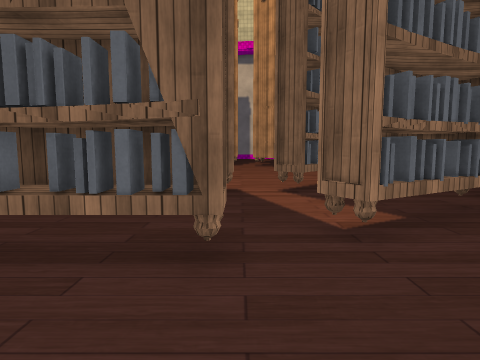
[1] (above)

24 first-person views from a walk through a scene from a Unity 3-D project. The camera is 1.4 m above the floor, tilts 6° down and sees 75° across. The floor is counted in squares, 1 m on a side. Each view is taken from the middle of a square. On the plan, view 1 faces up. The plan holds only what a view shows up to about 14 squares ahead; the rest is blank. The place goes on beyond the plan. The player is left out. Some surface patterns are stand-ins.

[2]
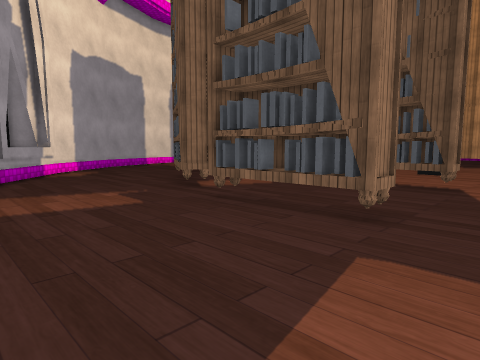

[3]
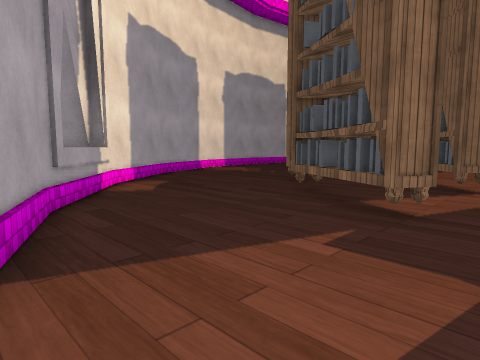

[4]
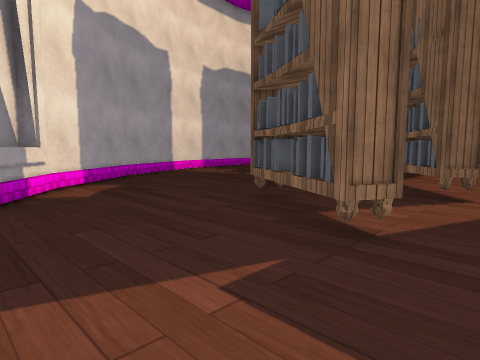

[5]
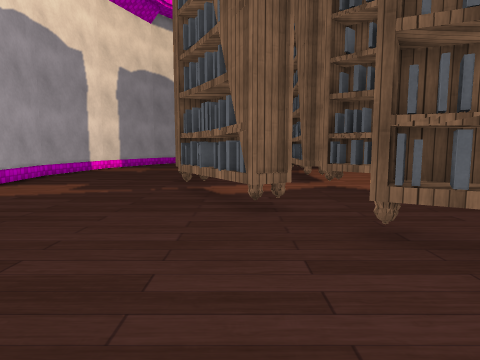

[6]
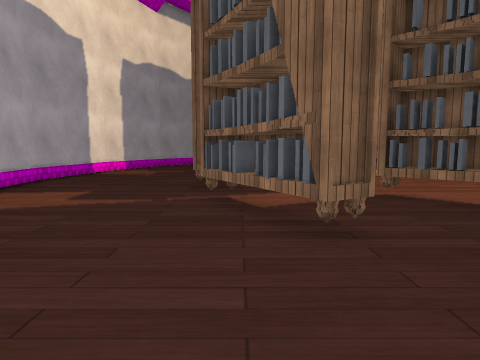

[7]
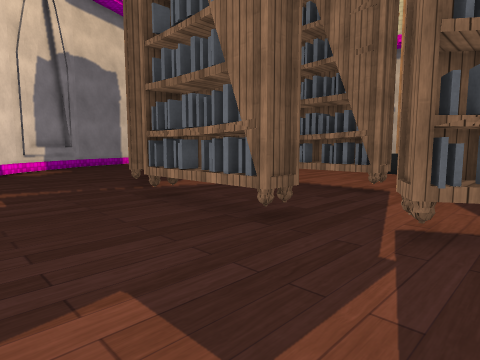

[8]
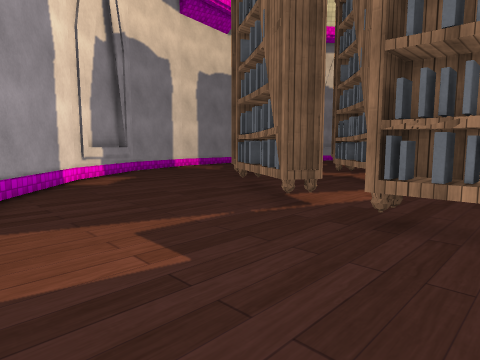

[9]
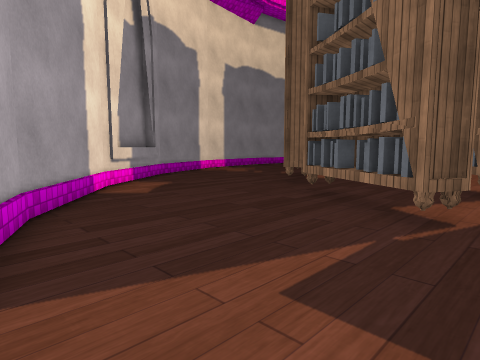

[10]
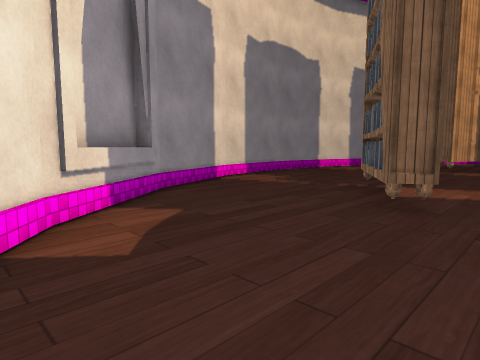

[11]
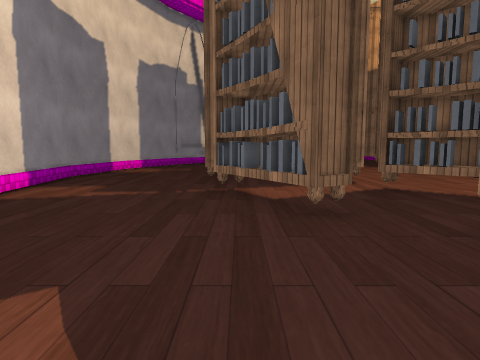

[12]
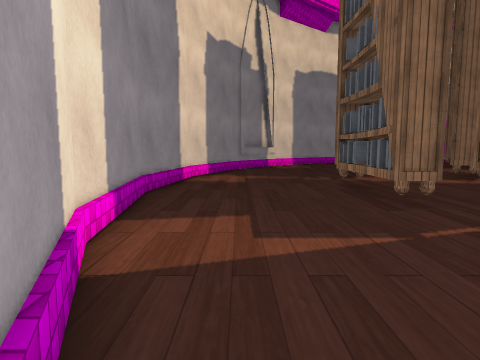

[13]
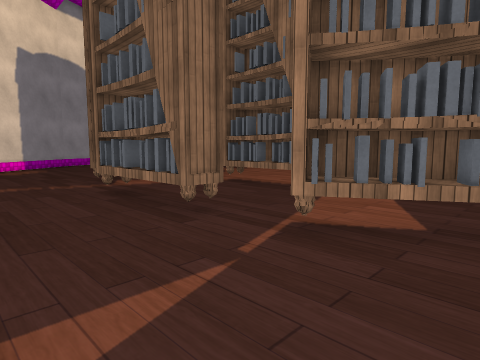

[14]
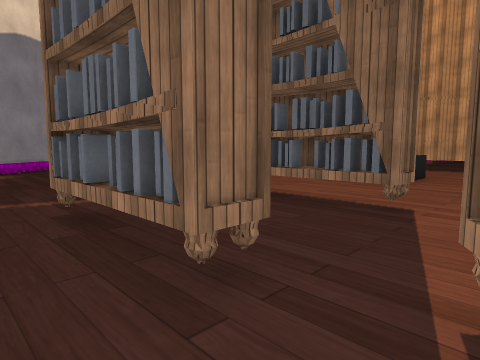

[15]
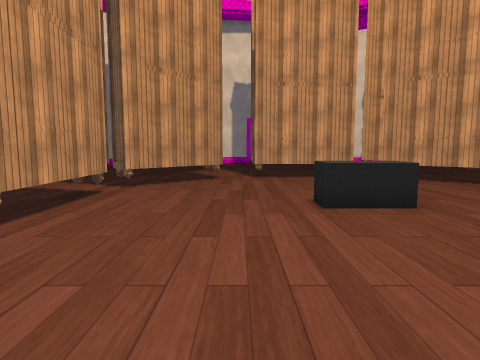

[16]
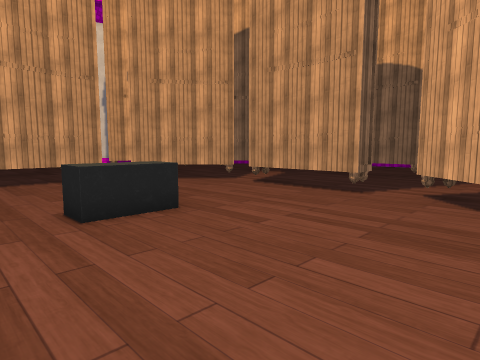

[17]
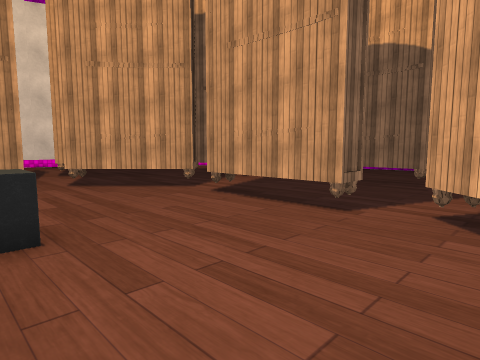

[18]
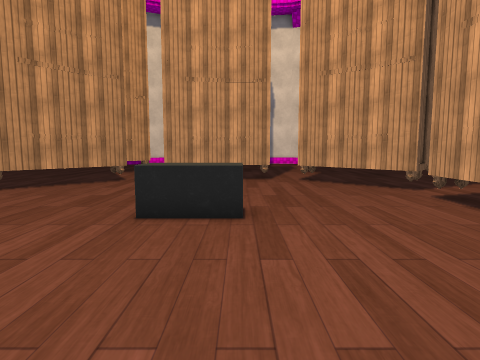

[19]
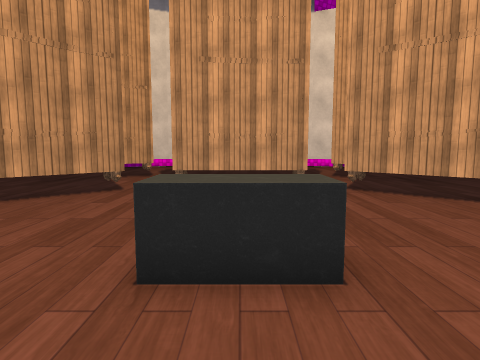

[20]
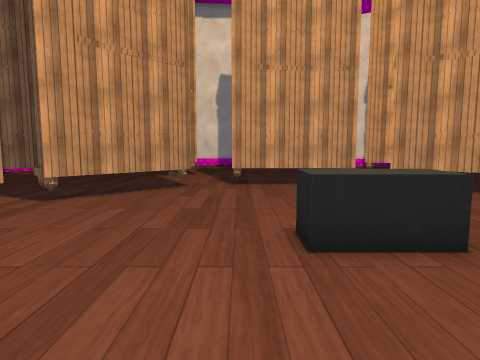

[21]
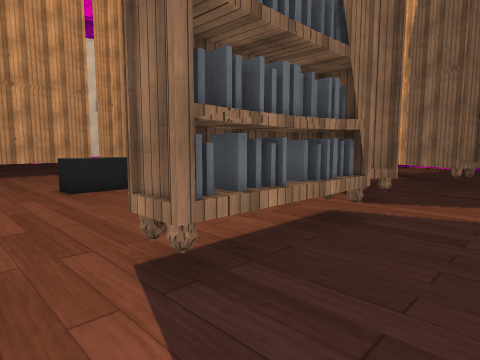

[22]
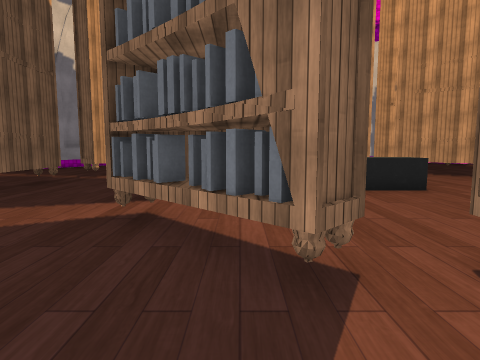

[23]
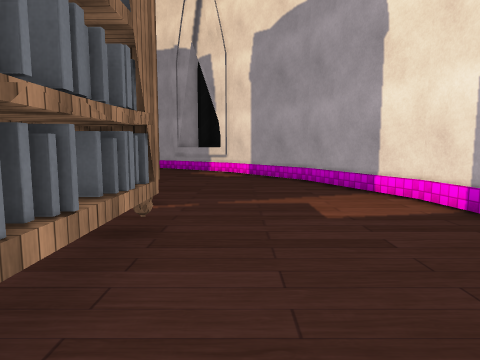

[24]
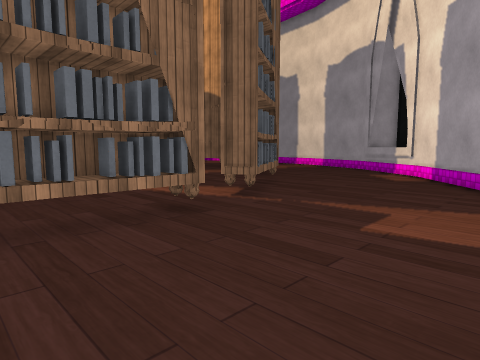

### Floor plan
Key: @ floor where view 1 was taken; # wall or solid block; . floor; = window, fence, low wall or low ledge; ^ raised ledge; B books; K bookshelf; O other object.
Columns run from 21 left of view 1 to 5 right of it. Each row starts with its distance up from view 1.
 37               ##########
 36            ####........#
 35         ####............
 34        ##...............
 33      ###................
 32      ##....................
 31    ###.....................
 30    #..........K.KBOBBK.K...
 29   ##........BBB..KKKK..
 28  ##........BBK..........K
 27  #........KB..............
 26  #.........................
 25  .......BK......KBOBOK.K...
 24  ......KOK...BBK.KKKK.K  ..
 23 .......OK...BBK........K
 22 ......BB...BBK..........K
 21 .......K...BK............K.
 20 ...........................
 19 .....KB....B..............
 18 ......B....B......OO......
 17 .....KB....B......OO  ....
 16 .....KB....B......OO......
 15 ......B....B..............
 14 ..........................
 13 .......K...BK............
 12 ......BB...BBK..........
 11 .......OK...BOK..KKKK..B ..
 10 #......BO....BOKK  OBKKO...
  9 #.......BK....K............
  8 ##........................K
  7  #........BB.............K
  6  ##........BBK.........KBBO
  5   ##........BBB.......KBB.
  4    #..........K.KBBBBK...
  3     #....................
  2     ###.................
  1     ^ #=................
  0        ^#............@..
 -1         ####...........
 -2                 .  ... .

Where each view was taken, in squares from view 1:
view 1: 0 up, 0 right, facing up
view 2: 2 down, 2 right, facing up-left
view 3: 2 down, 5 left, facing up-left
view 4: 0 up, 5 left, facing up-left
view 5: 2 up, 13 left, facing up
view 6: 4 up, 14 left, facing up
view 7: 11 up, 20 left, facing up-right
view 8: 17 up, 21 left, facing up-right
view 9: 20 up, 21 left, facing up-right
view 10: 25 up, 18 left, facing up-right
view 11: 29 up, 17 left, facing right
view 12: 34 up, 12 left, facing right
view 13: 34 up, 10 left, facing down-right
view 14: 32 up, 7 left, facing down-right
view 15: 20 up, 10 left, facing right
view 16: 20 up, 9 left, facing down-right
view 17: 17 up, 8 left, facing down-right
view 18: 16 up, 9 left, facing right
view 19: 17 up, 6 left, facing right
view 20: 19 up, 7 left, facing right
view 21: 21 up, 13 left, facing down-right
view 22: 22 up, 13 left, facing right
view 23: 20 up, 17 left, facing down
view 24: 19 up, 21 left, facing down-right
